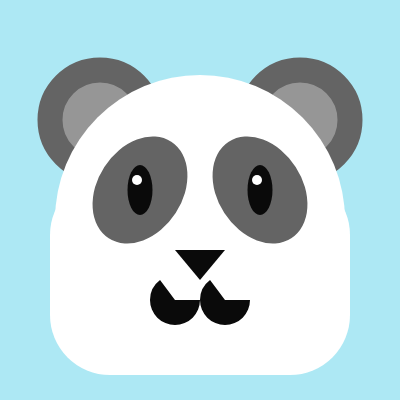
Frame 1 (no input)
Frame 2 (the mouse pressed at the canvas centre, redrawn once): identical to frame 1, image omitted

The p5.js sketch that drew this single still picture (run headless with seeded random() and noise() and a simulated clock; the mouse was pressed at the canvas centre and the sketch redrawn once):

// p5.js sketch
// ── sketch.js
function setup() {
  // create a canvas
  createCanvas(400, 400);

  // disable animation
  noLoop();
}

function draw() {
  background(173, 232, 244);

  stroke(100);
  strokeWeight(25);
  fill(150);
  circle(100, 120, 100);
  circle(300, 120, 100); 

  noStroke();
  fill(255);
  circle(200, 220, 290);

  noStroke();
  fill(255); 
  rect(50, 175, 300, 200, 60); 

  noStroke();
  fill(100);
  push();
  translate(140, 190);
  rotate(10);
  ellipse(0, 0, 85, 115);
  pop();
  push();
  translate(260, 190);
  rotate(-10);
  ellipse(0, 0, 85, 115);
  pop();

  noStroke();
  fill(10);
  ellipse(140, 190, 25, 50);
  ellipse(260, 190, 25, 50);
  fill(255);
  circle(137, 180, 10);
  circle(257, 180, 10);

  fill(10);
  triangle(200, 280, 175, 250, 225, 250);

  arc(175, 300, 50, 50, 0, 180);
  arc(225, 300, 50, 50, 0, 180);



}

// ── sketchFace.js
function setup() {
  // create a canvas
  createCanvas(400, 400);

  // disable animation
  noLoop();
}

function draw() {
  //Changing the background color to a light blue
  background(173, 244, 222);

  stroke("gold"); // set the stroke (line) color 
  strokeWeight(6); // set the stroke thickness
  fill("yellow"); // set the fill color

  // draw an ellipse with 250 pixel diameter
  // with its center at x position 200
  // and at y position 200
  ellipse(200,200,250,250); 

  noStroke();
  fill(255);
  circle(150, 175, 75);
  circle(250, 175, 75);

  fill(0);
  circle(150, 175, 30);
  circle(250, 175, 30);

  fill(150);
  rect(114, 245, 175, 10);

  ellipse(118, 243, 10, 25);
  ellipse(128, 253, 10, 25);
  ellipse(138, 243, 10, 25);
  ellipse(148, 253, 10, 25);
  ellipse(158, 243, 10, 25);
  ellipse(168, 253, 10, 25);
  ellipse(178, 243, 10, 25);
  
}

// ── sketchGhost.js
//This is the link to the emoji I was trying to recreate. https://emojipedia.org/panda
//I added some details that aren't on that emoji to make it look nicer. I think it turned out 
//really well and I really like it!

function setup() {
  // create a canvas
  createCanvas(400, 400);

  // disable animation
  noLoop();
}

function draw() {
  //Changing the background color to a light grey
  background(150);

}
